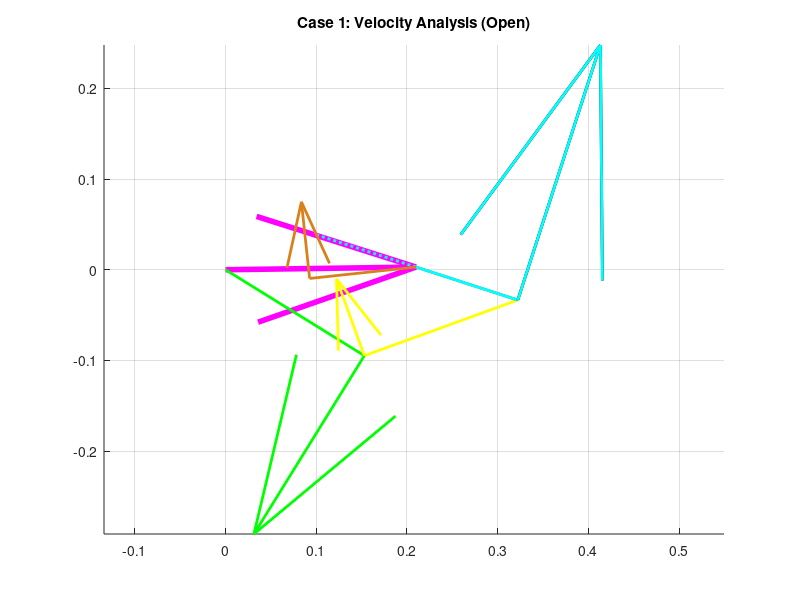
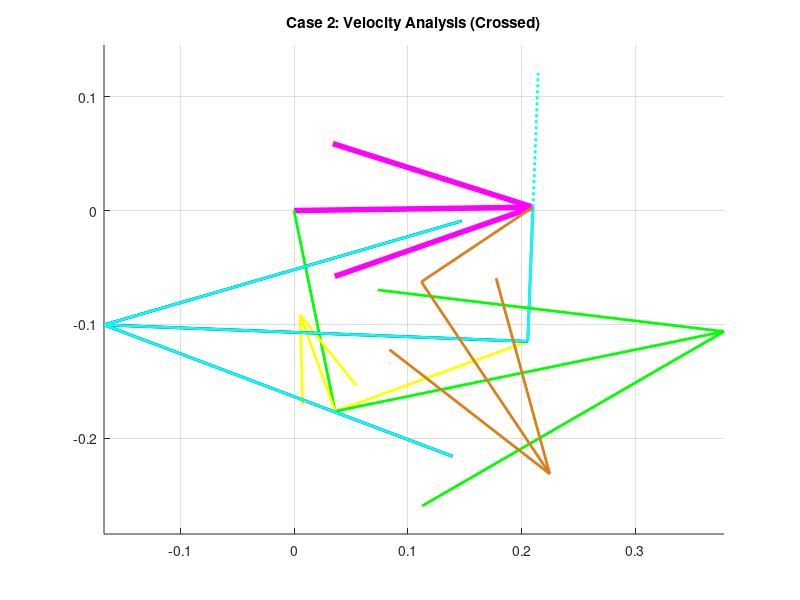

Write the MATLAB code that produced these figures, in order.
clear all
close all
clc

% ==========================================
% SECTION 1: PARAMETERS & INPUT
% ==========================================
% --- Dimensions (Meters) ---
L1 = 0.210; % Ground (d) - Pink
L2_Loop1 = 0.180; % Crank Loop 1 (a) - Green
L3_Loop1 = 0.180; % Coupler Loop 1 (b) - Yellow
L4_Shared = 0.118; % Shared Rocker (c) - Grey

L2_Loop2 = 0.118; % Crank Loop 2 (Cyan)
L3_Loop2 = 0.210; % Coupler Loop 2 (Red)

L2_Loop3 = 0.118; % Crank Loop 3 (Cyan - Extended)
L3_Loop3 = 0.210; % Coupler Loop 3 (Blue)
L4_Loop3 = 0.118; % Rocker Loop 3 (Brown)

d = L1; % Common Ground

% --- Global Input ---
offset_deg = 0.81;
offset = deg2rad(offset_deg);

q3d_global = 19.94; % Input Theta 3 (Yellow)
q3 = deg2rad(q3d_global) - offset;

w_Yellow = 25; % Input Angular Velocity (rad/s)

% ==========================================
% SECTION 2: POSITION ANALYSIS (3 LOOPS)
% ==========================================

% --- LOOP 1: Green-Yellow-Grey (Input: Yellow) ---
a = L2_Loop1; b = L3_Loop1; c = L4_Shared;

% K Constants
K1 = d/b;
K2 = d/c;
K3 = (b^2 - a^2 + c^2 + d^2)/(2*b*c);
K4 = d/a;
K5 = (c^2 - d^2 - b^2 - a^2)/(2*b*a);

% Coefficients
A = cos(q3) - K1 - K2*cos(q3) + K3;
B = -2*sin(q3);
C = K1 - (K2+1)*cos(q3) + K3;

D = cos(q3) - K1 + K4*cos(q3) + K5;
E = -2*sin(q3);
F = K1 + (K4-1)*cos(q3) + K5;

% Solve Angles
q4_L1_open = 2*atan((-B - sqrt(B^2 - 4*A*C))/(2*A));
q2_L1_open = 2*atan((-E - sqrt(E^2 - 4*D*F))/(2*D));

q4_L1_cross = 2*atan((-B + sqrt(B^2 - 4*A*C))/(2*A));
q2_L1_cross = 2*atan((-E + sqrt(E^2 - 4*D*F))/(2*D));

% --- LOOP 2: Cyan-Red-Grey (Input: Grey) ---
a = L2_Loop2; b = L3_Loop2; c = L4_Shared;

% K Constants
K1_L2 = d/c; K2_L2 = d/a;
K3_L2 = (c^2 - b^2 + a^2 + d^2)/(2*c*a);
K4_L2 = d/b; K5_L2 = (a^2 - d^2 - c^2 - b^2)/(2*c*b);

% Case 1 (Open)
q_in_1 = q4_L1_open; 
A2_1 = cos(q_in_1) - K1_L2 - K2_L2*cos(q_in_1) + K3_L2;
B2_1 = -2*sin(q_in_1);
C2_1 = K1_L2 - (K2_L2+1)*cos(q_in_1) + K3_L2;
D2_1 = cos(q_in_1) - K1_L2 + K4_L2*cos(q_in_1) + K5_L2;
E2_1 = -2*sin(q_in_1);
F2_1 = K1_L2 + (K4_L2-1)*cos(q_in_1) + K5_L2;

% Fixed Sqrt for Correct Configuration (Cyan Down, Red Below)
q2_Cyan_1 = 2*atan((-B2_1 + sqrt(B2_1^2 - 4*A2_1*C2_1))/(2*A2_1)); 
q3_Red_1  = 2*atan((-E2_1 + sqrt(E2_1^2 - 4*D2_1*F2_1))/(2*D2_1));

% Case 2 (Crossed)
q_in_2 = q4_L1_cross;
A2_2 = cos(q_in_2) - K1_L2 - K2_L2*cos(q_in_2) + K3_L2;
B2_2 = -2*sin(q_in_2);
C2_2 = K1_L2 - (K2_L2+1)*cos(q_in_2) + K3_L2;
D2_2 = cos(q_in_2) - K1_L2 + K4_L2*cos(q_in_2) + K5_L2;
E2_2 = -2*sin(q_in_2);
F2_2 = K1_L2 + (K4_L2-1)*cos(q_in_2) + K5_L2;

q2_Cyan_2 = 2*atan((-B2_2 + sqrt(B2_2^2 - 4*A2_2*C2_2))/(2*A2_2)); 
q3_Red_2  = 2*atan((-E2_2 + sqrt(E2_2^2 - 4*D2_2*F2_2))/(2*D2_2));

% --- LOOP 3: Cyan-Blue-Brown (Input: Cyan) ---
a = L2_Loop3; b = L3_Loop3; c = L4_Loop3;

% K Constants
K1_L3 = d/a; K2_L3 = d/c;
K3_L3 = (a^2 - b^2 + c^2 + d^2)/(2*a*c);
K4_L3 = d/b; K5_L3 = (c^2 - d^2 - a^2 - b^2)/(2*a*b);

% Case 1 (Open) - Straight Line Cyan
q_in_3_1 = q2_Cyan_1 + pi; 
A3_1 = cos(q_in_3_1) - K1_L3 - K2_L3*cos(q_in_3_1) + K3_L3;
B3_1 = -2*sin(q_in_3_1);
C3_1 = K1_L3 - (K2_L3+1)*cos(q_in_3_1) + K3_L3;
D3_1 = cos(q_in_3_1) - K1_L3 + K4_L3*cos(q_in_3_1) + K5_L3;
E3_1 = -2*sin(q_in_3_1);
F3_1 = K1_L3 + (K4_L3-1)*cos(q_in_3_1) + K5_L3;

% Fixed Sqrt for Correct Configuration
q4_Brown_1 = 2*atan((-B3_1 + sqrt(B3_1^2 - 4*A3_1*C3_1))/(2*A3_1));
q3_Blue_1  = 2*atan((-E3_1 + sqrt(E3_1^2 - 4*D3_1*F3_1))/(2*D3_1));

% Case 2 (Crossed) - Straight Line Cyan
q_in_3_2 = q2_Cyan_2 + pi; 
A3_2 = cos(q_in_3_2) - K1_L3 - K2_L3*cos(q_in_3_2) + K3_L3;
B3_2 = -2*sin(q_in_3_2);
C3_2 = K1_L3 - (K2_L3+1)*cos(q_in_3_2) + K3_L3;
D3_2 = cos(q_in_3_2) - K1_L3 + K4_L3*cos(q_in_3_2) + K5_L3;
E3_2 = -2*sin(q_in_3_2);
F3_2 = K1_L3 + (K4_L3-1)*cos(q_in_3_2) + K5_L3;

q4_Brown_2 = 2*atan((-B3_2 + sqrt(B3_2^2 - 4*A3_2*C3_2))/(2*A3_2));
q3_Blue_2  = 2*atan((-E3_2 + sqrt(E3_2^2 - 4*D3_2*F3_2))/(2*D3_2));

% ==========================================
% SECTION 3: VELOCITY ANALYSIS (SCALARS)
% ==========================================

% --- LOOP 1 ---
a = L2_Loop1; b = L3_Loop1; c = L4_Shared;
% Case 1
w_Grey_1 = (b * w_Yellow * sin(q3 - q2_L1_open)) / (c * sin(q4_L1_open - q2_L1_open));
w_Green_1 = (b * w_Yellow * sin(q4_L1_open - q3)) / (a * sin(q4_L1_open - q2_L1_open));
% Case 2
w_Grey_2 = (b * w_Yellow * sin(q3 - q2_L1_cross)) / (c * sin(q4_L1_cross - q2_L1_cross));
w_Green_2 = (b * w_Yellow * sin(q4_L1_cross - q3)) / (a * sin(q4_L1_cross - q2_L1_cross));

% --- LOOP 2 ---
a = L2_Loop2; b = L3_Loop2; c = L4_Shared;
% Case 1
w_Cyan_1 = (c * w_Grey_1 * sin(q4_L1_open - q3_Red_1)) / (a * sin(q2_Cyan_1 - q3_Red_1));
w_Red_1 = (c * w_Grey_1 * sin(q4_L1_open - q2_Cyan_1)) / (b * sin(q3_Red_1 - q2_Cyan_1));
% Case 2
w_Cyan_2 = (c * w_Grey_2 * sin(q4_L1_cross - q3_Red_2)) / (a * sin(q2_Cyan_2 - q3_Red_2));
w_Red_2 = (c * w_Grey_2 * sin(q4_L1_cross - q2_Cyan_2)) / (b * sin(q3_Red_2 - q2_Cyan_2));

% --- LOOP 3 ---
a = L2_Loop3; b = L3_Loop3; c = L4_Loop3;
% Case 1 (Input w_Cyan_1)
w_Brown_1 = (a * w_Cyan_1 * sin(q_in_3_1 - q3_Blue_1)) / (c * sin(q4_Brown_1 - q3_Blue_1));
w_Blue_1 = (a * w_Cyan_1 * sin(q4_Brown_1 - q_in_3_1)) / (b * sin(q4_Brown_1 - q3_Blue_1));
% Case 2 (Input w_Cyan_2)
w_Brown_2 = (a * w_Cyan_2 * sin(q_in_3_2 - q3_Blue_2)) / (c * sin(q4_Brown_2 - q3_Blue_2));
w_Blue_2 = (a * w_Cyan_2 * sin(q4_Brown_2 - q_in_3_2)) / (b * sin(q4_Brown_2 - q3_Blue_2));

% ==========================================
% SECTION 4: VELOCITY VECTORS
% ==========================================
% Define Scale Factor
Scale = 1/50; 
RO4O2 = d*exp(j*offset); 
RO4O2x = real(RO4O2); RO4O2y = imag(RO4O2);

% --- CASE 1 (OPEN) VECTORS ---
% Position Vectors (Origins)
P_Green_1 = L2_Loop1 * exp(j*(q2_L1_open + offset));
P_Grey_1 = L4_Shared * exp(j*(q4_L1_open + offset));
P_Cyan_Down_1 = L2_Loop2 * exp(j*(q2_Cyan_1 + offset));
P_Cyan_Up_1 = L2_Loop3 * exp(j*(q_in_3_1 + offset));
P_Brown_1 = L4_Loop3 * exp(j*(q4_Brown_1 + offset));

% Velocity Vectors (V = j * r * w * exp(j*theta))
% 1. Green (Fixed at Origin)
V_Green_1 = j * L2_Loop1 * w_Green_1 * exp(j*(q2_L1_open + offset));

% 2. Yellow Rel (Relative to Green tip)
V_Yellow_Rel_1 = j * L3_Loop1 * w_Yellow * exp(j*(q3 + offset));

% 3. Grey (Fixed at RO4O2)
V_Grey_1 = j * L4_Shared * w_Grey_1 * exp(j*(q4_L1_open + offset));

% 4. Cyan Down (Fixed at RO4O2)
V_Cyan_Down_1 = j * L2_Loop2 * w_Cyan_1 * exp(j*(q2_Cyan_1 + offset));

% 5. Brown (Fixed at RO4O2)
V_Brown_1 = j * L4_Loop3 * w_Brown_1 * exp(j*(q4_Brown_1 + offset));


% --- CASE 2 (CROSSED) VECTORS ---
% Position Vectors
P_Green_2 = L2_Loop1 * exp(j*(q2_L1_cross + offset));
P_Grey_2 = L4_Shared * exp(j*(q4_L1_cross + offset));
P_Cyan_Down_2 = L2_Loop2 * exp(j*(q2_Cyan_2 + offset));
P_Cyan_Up_2 = L2_Loop3 * exp(j*(q_in_3_2 + offset));
P_Brown_2 = L4_Loop3 * exp(j*(q4_Brown_2 + offset));

% Velocity Vectors
V_Green_2 = j * L2_Loop1 * w_Green_2 * exp(j*(q2_L1_cross + offset));
V_Yellow_Rel_2 = j * L3_Loop1 * w_Yellow * exp(j*(q3 + offset));
V_Grey_2 = j * L4_Shared * w_Grey_2 * exp(j*(q4_L1_cross + offset));
V_Cyan_Down_2 = j * L2_Loop2 * w_Cyan_2 * exp(j*(q2_Cyan_2 + offset));
V_Brown_2 = j * L4_Loop3 * w_Brown_2 * exp(j*(q4_Brown_2 + offset));


% ==========================================
% SECTION 5: PLOTTING
% ==========================================

% --- Figure 1: Case 1 (Open) ---
figure(1)
title('Case 1: Velocity Analysis (Open)'); hold on;
% Draw Ground
quiver(0,0, RO4O2x, RO4O2y, 0, 'Color', [1 0 1], 'LineWidth', 4, 'MaxHeadSize', 0.5);

% Draw Links
plot([0 real(P_Green_1)], [0 imag(P_Green_1)], 'g', 'LineWidth', 2); % Green
plot([real(P_Green_1) real(P_Grey_1)+RO4O2x], [imag(P_Green_1) imag(P_Grey_1)+RO4O2y], 'y', 'LineWidth', 2); % Yellow
plot([RO4O2x real(P_Grey_1)+RO4O2x], [RO4O2y imag(P_Grey_1)+RO4O2y], 'Color', [0.5 0.5 0.5], 'LineWidth', 2); % Grey
plot([RO4O2x real(P_Cyan_Down_1)+RO4O2x], [RO4O2y imag(P_Cyan_Down_1)+RO4O2y], 'c', 'LineWidth', 2); % Cyan Down
plot([RO4O2x real(P_Cyan_Up_1)+RO4O2x], [RO4O2y imag(P_Cyan_Up_1)+RO4O2y], 'c:', 'LineWidth', 2); % Cyan Up
plot([RO4O2x real(P_Brown_1)+RO4O2x], [RO4O2y imag(P_Brown_1)+RO4O2y], 'Color', [0.85 0.5 0.1], 'LineWidth', 2); % Brown

% Draw Velocities
quiver(real(P_Green_1), imag(P_Green_1), real(V_Green_1)*Scale, imag(V_Green_1)*Scale, 0, 'g', 'LineWidth', 2, 'MaxHeadSize', 0.5);
quiver(real(P_Green_1), imag(P_Green_1), real(V_Yellow_Rel_1)*Scale, imag(V_Yellow_Rel_1)*Scale, 0, 'y', 'LineWidth', 2, 'MaxHeadSize', 0.5);
quiver(real(P_Grey_1)+RO4O2x, imag(P_Grey_1)+RO4O2y, real(V_Grey_1)*Scale, imag(V_Grey_1)*Scale, 0, 'k', 'LineWidth', 2, 'MaxHeadSize', 0.5);
quiver(real(P_Cyan_Down_1)+RO4O2x, imag(P_Cyan_Down_1)+RO4O2y, real(V_Cyan_Down_1)*Scale, imag(V_Cyan_Down_1)*Scale, 0, 'c', 'LineWidth', 2, 'MaxHeadSize', 0.5);
quiver(real(P_Brown_1)+RO4O2x, imag(P_Brown_1)+RO4O2y, real(V_Brown_1)*Scale, imag(V_Brown_1)*Scale, 0, 'Color', [0.85 0.5 0.1], 'LineWidth', 2, 'MaxHeadSize', 0.5);

axis equal; grid on;

% --- Figure 2: Case 2 (Crossed) ---
figure(2)
title('Case 2: Velocity Analysis (Crossed)'); hold on;
% Draw Ground
quiver(0,0, RO4O2x, RO4O2y, 0, 'Color', [1 0 1], 'LineWidth', 4, 'MaxHeadSize', 0.5);

% Draw Links
plot([0 real(P_Green_2)], [0 imag(P_Green_2)], 'g', 'LineWidth', 2);
plot([real(P_Green_2) real(P_Grey_2)+RO4O2x], [imag(P_Green_2) imag(P_Grey_2)+RO4O2y], 'y', 'LineWidth', 2);
plot([RO4O2x real(P_Grey_2)+RO4O2x], [RO4O2y imag(P_Grey_2)+RO4O2y], 'Color', [0.5 0.5 0.5], 'LineWidth', 2);
plot([RO4O2x real(P_Cyan_Down_2)+RO4O2x], [RO4O2y imag(P_Cyan_Down_2)+RO4O2y], 'c', 'LineWidth', 2);
plot([RO4O2x real(P_Cyan_Up_2)+RO4O2x], [RO4O2y imag(P_Cyan_Up_2)+RO4O2y], 'c:', 'LineWidth', 2);
plot([RO4O2x real(P_Brown_2)+RO4O2x], [RO4O2y imag(P_Brown_2)+RO4O2y], 'Color', [0.85 0.5 0.1], 'LineWidth', 2);

% Draw Velocities
quiver(real(P_Green_2), imag(P_Green_2), real(V_Green_2)*Scale, imag(V_Green_2)*Scale, 0, 'g', 'LineWidth', 2, 'MaxHeadSize', 0.5);
quiver(real(P_Green_2), imag(P_Green_2), real(V_Yellow_Rel_2)*Scale, imag(V_Yellow_Rel_2)*Scale, 0, 'y', 'LineWidth', 2, 'MaxHeadSize', 0.5);
quiver(real(P_Grey_2)+RO4O2x, imag(P_Grey_2)+RO4O2y, real(V_Grey_2)*Scale, imag(V_Grey_2)*Scale, 0, 'k', 'LineWidth', 2, 'MaxHeadSize', 0.5);
quiver(real(P_Cyan_Down_2)+RO4O2x, imag(P_Cyan_Down_2)+RO4O2y, real(V_Cyan_Down_2)*Scale, imag(V_Cyan_Down_2)*Scale, 0, 'c', 'LineWidth', 2, 'MaxHeadSize', 0.5);
quiver(real(P_Brown_2)+RO4O2x, imag(P_Brown_2)+RO4O2y, real(V_Brown_2)*Scale, imag(V_Brown_2)*Scale, 0, 'Color', [0.85 0.5 0.1], 'LineWidth', 2, 'MaxHeadSize', 0.5);

axis equal; grid on;

% --- Display Velocity Results ---
disp('--- VELOCITY RESULTS (rad/s) ---');
disp('CASE 1 (OPEN):');
disp(['  w_Yellow (Input): ', num2str(w_Yellow)]);
disp(['  w_Green: ', num2str(w_Green_1)]);
disp(['  w_Grey:  ', num2str(w_Grey_1)]);
disp(['  w_Cyan:  ', num2str(w_Cyan_1)]);
disp(['  w_Red:   ', num2str(w_Red_1)]);
disp(['  w_Blue:  ', num2str(w_Blue_1)]);
disp(['  w_Brown: ', num2str(w_Brown_1)]);
